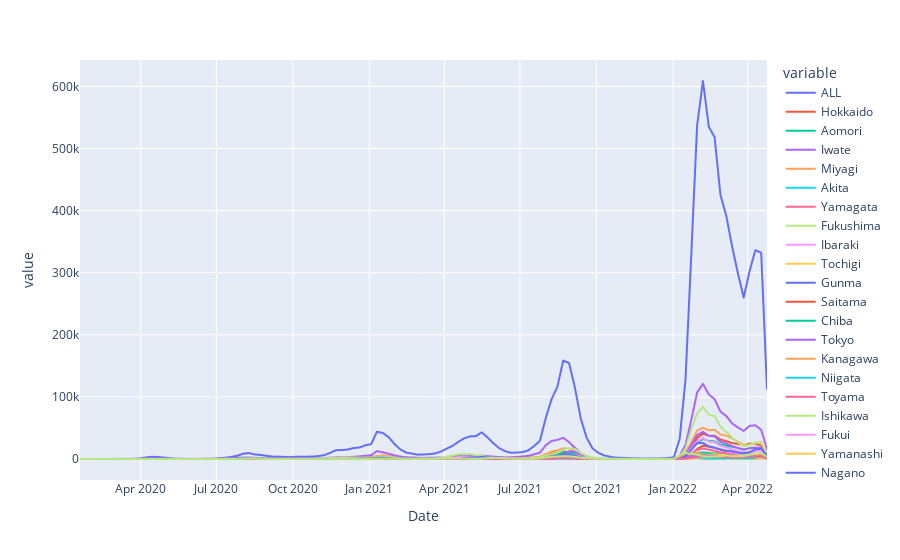

The code cell stored with this chart in its notebook:
### Markdown cell above
### weekly

### Code cell
px.line(df_gr,)
